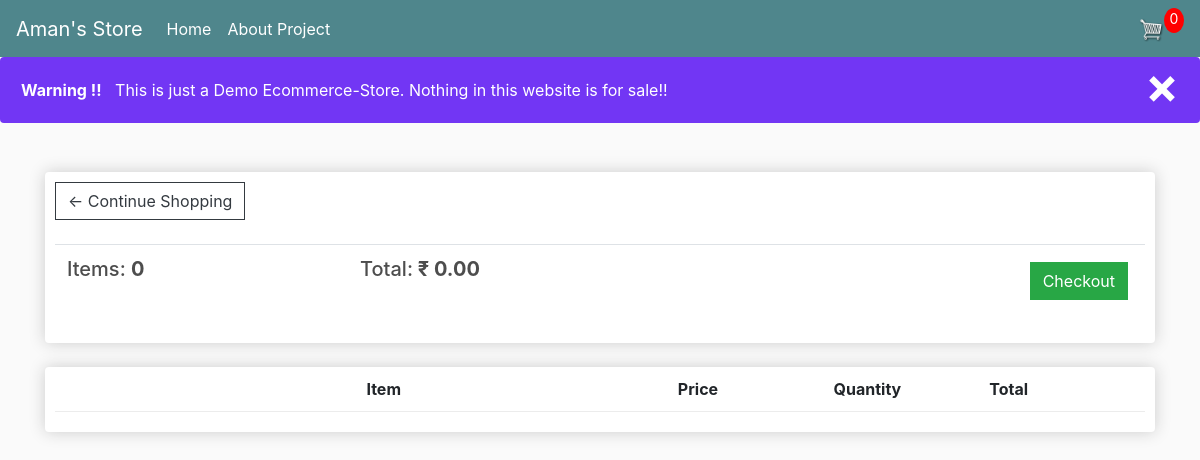
/cart/ (signed in), run on an earlier commit of the app's database.
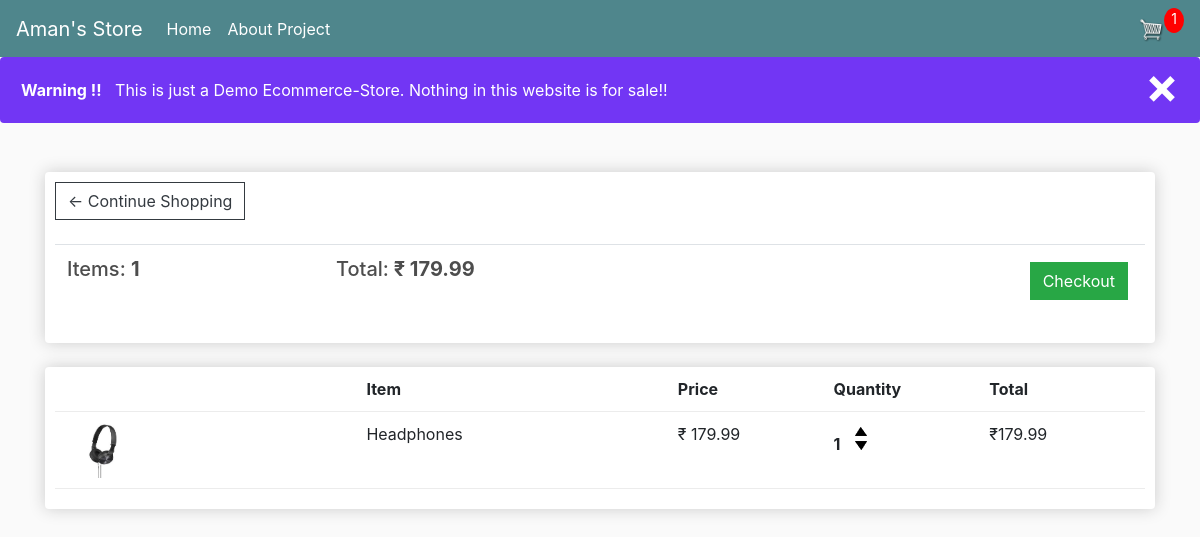
And on a later commit of the database.
### store/models.py (models this page shows, shortened)
class Order(models.Model):
	customer = models.ForeignKey(Customer, on_delete=models.SET_NULL, null=True, blank=True)
	date_ordered = models.DateTimeField(auto_now_add=True)
	complete = models.BooleanField(default=False)
	transaction_id = models.CharField(max_length=100, null=True)
	@property
	def get_cart_total(self):
		orderitems = self.orderitem_set.all()
		total = sum([item.get_total for item in orderitems])
		return total
	@property
	def get_cart_items(self):
		orderitems = self.orderitem_set.all()
		total = sum([item.quantity for item in orderitems])
		return total

class OrderItem(models.Model):
	product = models.ForeignKey(Product, on_delete=models.SET_NULL, null=True)
	order = models.ForeignKey(Order, on_delete=models.SET_NULL, null=True)
	quantity = models.IntegerField(default=0, null=True, blank=True)
	date_added = models.DateTimeField(auto_now_add=True)
	@property
	def get_total(self):
		total = self.product.price * self.quantity
		return total

class Product(models.Model):
	name = models.CharField(max_length=200)
	price = models.DecimalField(max_digits=7, decimal_places=2)
	digital = models.BooleanField(default=False,null=True, blank=True)
	image = models.ImageField(null=True, blank=True)
	@property
	def imageURL(self):
		try:
			url = self.image.url
		except:
			url = ''
		return url

### store/views.py (the view)
# urls.py: path('cart/', views.cart, name="cart"),
def cart(request):
    data  = cartData(request)
    cartItems = data['cartItems']
    order = data['order']
    items = data['items']
    context = {'items':items, 'order':order, 'cartItems':cartItems}
    return render(request, 'store/cart.html', context)

### store/utils.py (called while the page is built)
def cartData(request):
    if request.user.is_authenticated:
        customer = request.user.customer
        order, created = Order.objects.get_or_create(customer=customer, complete=False)
        items = order.orderitem_set.all()
        cartItems = order.get_cart_items
    else:
        cookieData = cookieCart(request)
        cartItems = cookieData['cartItems']
        order = cookieData['order']
        items = cookieData['items']
    return {'cartItems':cartItems, 'order':order, 'items':items}

### store/templates/store/cart.html
{% extends 'store/main.html' %}
{% load static %}
{% block content %}
<div class="row">
  	<div class="col-lg-12">
      <div class="box-element">
          <a  class="btn btn-outline-dark" href="{% url 'store' %}">&#x2190; Continue Shopping</a>
          <br>
          <br>
          <table class="table">
            <tr>
              <th><h5>Items: <strong>{{ order.get_cart_items }}</strong></h5></th>
              <th><h5>Total:<strong> &#8377; {{ order.get_cart_total|floatformat:2 }}</strong></h5></th>
              <th>
                <a  style="float:right; margin:5px;" class="btn btn-success" href="{% url 'checkout' %}">Checkout</a>
              </th>
            </tr>
          </table>
  		</div>
  		<br>
  		<div class="box-element">
          <div class="cart-row">
    					<div style="flex:2"></div>
    					<div style="flex:2"><strong>Item</strong></div>
    					<div style="flex:1"><strong>Price</strong></div>
    					<div style="flex:1"><strong>Quantity</strong></div>
    					<div style="flex:1"><strong>Total</strong></div>
  				</div>
          {% for item in items %}
            <div class="cart-row">
      					<div style="flex:2"><img class="row-image" src="{{ item.product.imageURL }}"></div>
      					<div style="flex:2"><p>{{ item.product.name }}</p></div>
      					<div style="flex:1"><p>&#8377; {{ item.product.price|floatformat:2 }}</p></div>
      					<div style="flex:1">
      						<p class="quantity">{{ item.quantity }}</p>
      						<div class="quantity">
      							<img data-product='{{item.product.id}}' data-action='add' class="chg-quantity update-cart" src="{% static  'store/images/arrow-up.png' %}">
      							<img data-product='{{item.product.id}}' data-action='remove' class="chg-quantity update-cart" src="{% static  'store/images/arrow-down.png' %}">
      						</div>
      					</div>
      					<div style="flex:1"><p>&#8377;{{ item.get_total|floatformat:2 }}</p></div>
  				  </div>
          {% endfor %}
  		</div>
  	</div>
</div>
{% endblock content %}

What changed in the data, as far as the page shows it:
computed for Order: get_cart_items "0" → "1"; get_cart_total "0.00" → "179.99"
added OrderItem: product.imageURL (picture), product.name "Headphones", product.price "179.99", quantity "1", get_total "179.99"
Also different on the page:
{{ cartItems }}: "0" → "1"
